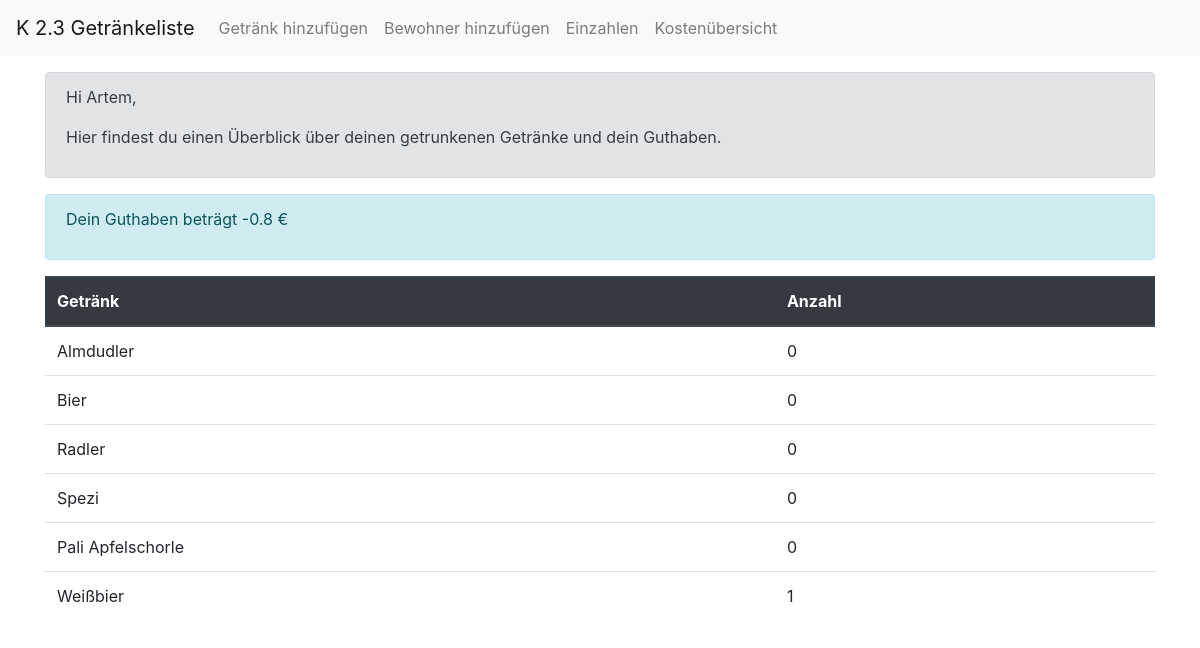
/drinkcounter/details/19/, run on the app's committed database.
### drinkcounter/models.py (models this page shows, shortened)
class Resident(models.Model):
    class Meta:
        verbose_name = 'Resident'
        verbose_name_plural = 'Residents'
    room_number = models.IntegerField()
    name = models.CharField(max_length=50)
    moved_out = models.BooleanField(default=False)
    credit = models.FloatField(default=0)
    def calculateConsumptionPerResident(self):
        """
        Calculate how much each beverages each resident consumes
        """
        return Consumption.objects.filter(resident=self).count()
    consumption_count = property(calculateConsumptionPerResident)

class Beverage(models.Model):
    class Meta:
        verbose_name = 'Beverage'
        verbose_name_plural = 'Beverages'
    name = models.CharField(max_length=50)
    price = models.FloatField()
    def calculateConsumptionPerBeverage(self):
        """
        Calculate how much each beverage is consumed
        """
        return Consumption.objects.filter(beverage=self).count()
    consumption_count = property(calculateConsumptionPerBeverage)

### drinkcounter/views.py (the view)
# urls.py: path('details/<int:resident_id>/', DetailedView.as_view(), name='DetailedView'),
class DetailedView(TemplateView):
    template_name = 'drinkcounter/details.html'
    def get(self, request, resident_id):
        resident = get_object_or_404(Resident, pk=resident_id)
        beverages = Beverage.objects.all()
        consumption = Consumption.objects.filter(resident=resident)
        filtered_consumption = dict()
        for beverage in beverages:
            consumption_count = consumption.filter(beverage=beverage.id).count()
            filtered_consumption[beverage.name] = consumption_count
        context = {
            'resident': resident,
            'filtered_consumption': filtered_consumption,
            'credit': resident.credit,
        }
        return render(request, self.template_name, context=context)

### drinkcounter/templates/drinkcounter/details.html (shortened to what this page needs)
{% extends "navbar.html" %}
{% block content %}
<div class="container mt-3">
    <div class="row justify-content-center">
        <div class="col">
            <div class="alert alert-secondary text-justify text-wrap" role="alert">
                <p>Hi {{resident.name}},</p>
                <p>Hier findest du einen Überblick über deinen getrunkenen Getränke und dein Guthaben.</p>
            </div>
        </div>
    </div>
    <div class="row justify-content-center">
        <div class="col">
            <div class="alert alert-info text-justify text-wrap" role="alert">
                <p>Dein Guthaben beträgt {{ resident.credit }} €</p>
            </div>
        </div>
    </div>
    <div class="row justify-content-center">
        <div class="col">
            <table class="table">
                <thead class="thead-dark">
                    <tr>
                        <th scope="col">Getränk</th>
                        <th scope="col">Anzahl</th>
                    </tr>
                </thead>
                <tbody>
                    {% for key, value in filtered_consumption.items %}
                    <tr>
                        <td>{{ key }}</td>
                        <td>{{ value }}</td>
                    </tr>
                    {% endfor %}
                </tbody>
                </table>
        </div>
    </div>
</div>
{% endblock %}

### data on the page
Resident: name "Artem", credit "-0.8"
Beverage: filtered_consumption "Almdudler"
Beverage: filtered_consumption "Bier"
Beverage: filtered_consumption "Radler"
Beverage: filtered_consumption "Spezi"
Beverage: filtered_consumption "Pali Apfelschorle"
Beverage: filtered_consumption "Weißbier"

### other printed values
{{ value }} "0" "0" "0" "0" "0" "1"
